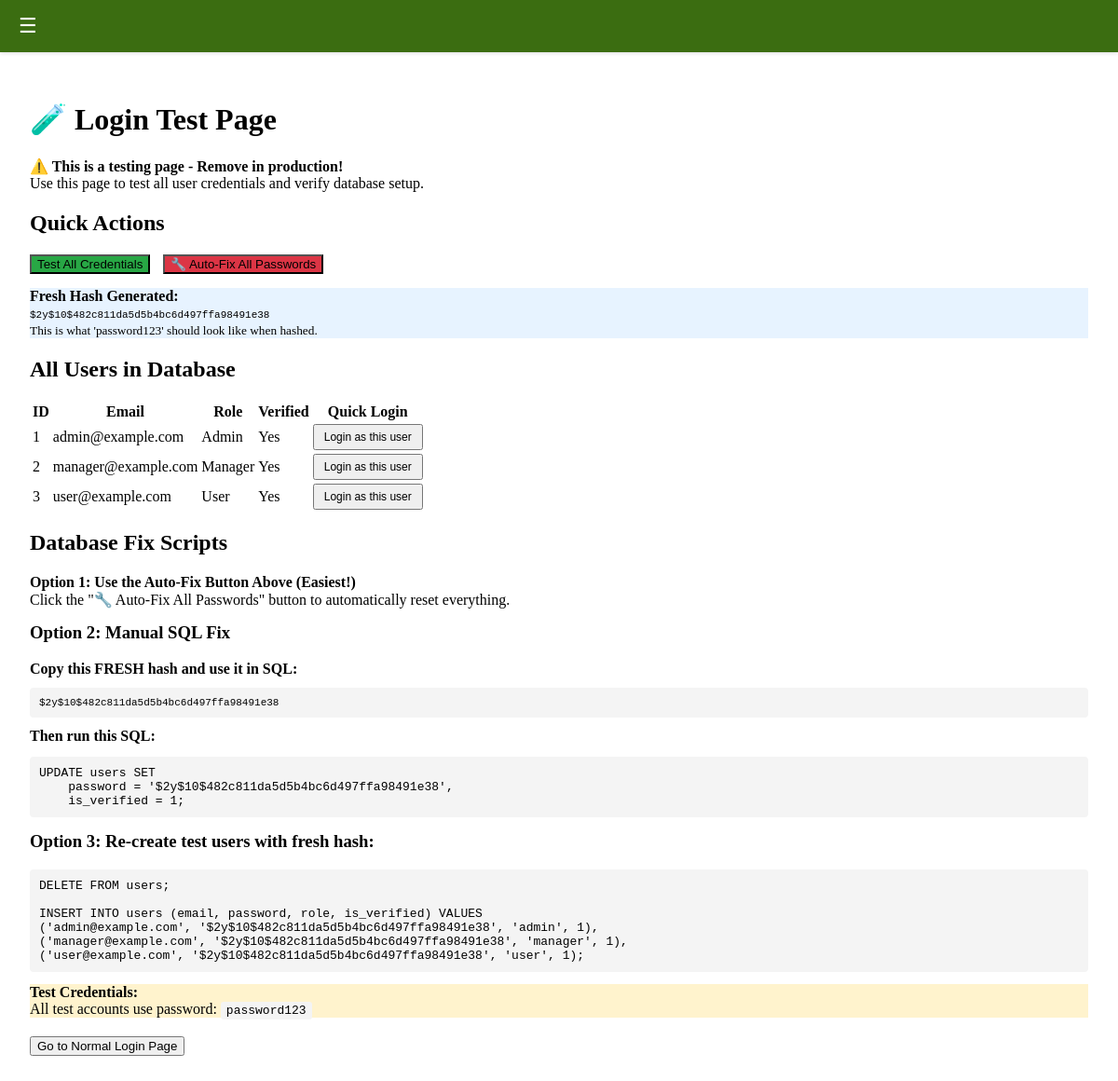
The page /tests/test-login.php (signed in) on the database its author committed.
### tables this page shows
CREATE TABLE users (
    id INT AUTO_INCREMENT PRIMARY KEY,
    member_id INT NULL UNIQUE,
    email VARCHAR(255) UNIQUE NOT NULL,
    password VARCHAR(255) NOT NULL,
    role ENUM('admin', 'manager', 'user') DEFAULT 'user',
    account_status ENUM('Active', 'Inactive') DEFAULT 'Active',

     
    is_verified TINYINT(1) DEFAULT 0,
    verification_token VARCHAR(64),
    email_verification_expires DATETIME NULL,

    created_at TIMESTAMP DEFAULT CURRENT_TIMESTAMP,
    updated_at TIMESTAMP DEFAULT CURRENT_TIMESTAMP ON UPDATE CURRENT_TIMESTAMP,

    FOREIGN KEY (member_id) REFERENCES members(id) ON DELETE SET NULL
);

### tests/test-login.php (the view, shortened to what this page needs)
<?php
require_once '../config/config.php';
require_once '../config/functions.php';
$freshHash = password_hash('password123', PASSWORD_DEFAULT);
$stmt = $pdo->prepare("SELECT id, email, role, is_verified, password FROM users ORDER BY role, email");
$stmt->execute();
$users = $stmt->fetchAll(PDO::FETCH_ASSOC);
?>
<h1>🧪 Login Test Page</h1>
<div class="info-box">
    <strong>⚠️ This is a testing page - Remove in production!</strong><br>
    Use this page to test all user credentials and verify database setup.
</div>
<h2>Quick Actions</h2>
<form method="POST" style="display: inline-block; margin-right: 10px;">
    <button type="submit" name="test_all" style="background: #28a745;">Test All Credentials</button>
</form>
<form method="POST" style="display: inline-block;">
    <button type="submit" name="fix_passwords" style="background: #dc3545;"
            onclick="return confirm('This will reset ALL user passwords to \'password123\' and verify all accounts. Continue?')">
        🔧 Auto-Fix All Passwords
    </button>
</form>
<div class="info-box" style="background: #e7f3ff; margin-top: 15px;">
    <strong>Fresh Hash Generated:</strong><br>
    <code style="font-size: 11px; word-break: break-all;"><?php echo $freshHash; ?></code><br>
    <small>This is what 'password123' should look like when hashed.</small>
</div>
<h2>All Users in Database</h2>
<?php if (empty($users)): ?>
    <div class="error">
        <strong>⚠️ No users found in database!</strong><br>
        Please run the database setup SQL to create test users.
    </div>
<?php else: ?>
    <table>
        <thead>
            <tr>
                <th>ID</th>
                <th>Email</th>
                <th>Role</th>
                <th>Verified</th>
                <th>Quick Login</th>
            </tr>
        </thead>
        <tbody>
            <?php foreach ($users as $user): ?>
            <tr>
                <td><?php echo $user['id']; ?></td>
                <td><?php echo htmlspecialchars($user['email']); ?></td>
                <td><span class="badge badge-<?php echo $user['role']; ?>"><?php echo ucfirst($user['role']); ?></span></td>
                <td>
                    <span class="badge badge-<?php echo $user['is_verified'] ? 'verified' : 'unverified'; ?>">
                        <?php echo $user['is_verified'] ? 'Yes' : 'No'; ?>
                    </span>
                </td>
                <td>
                    <form method="POST" style="display: inline;">
                        <button type="submit" name="quick_login" style="padding: 5px 10px; font-size: 12px;">
                            Login as this user
                        </button>
                    </form>
                </td>
            </tr>
            <?php endforeach; ?>
        </tbody>
    </table>
<?php endif; ?>
<h2>Database Fix Scripts</h2>
<div class="info-box">
    <strong>Option 1: Use the Auto-Fix Button Above (Easiest!)</strong><br>
    Click the "🔧 Auto-Fix All Passwords" button to automatically reset everything.
    <h3 style="margin-top: 15px;">Option 2: Manual SQL Fix</h3>
    <strong>Copy this FRESH hash and use it in SQL:</strong>
    <pre style="background: #f4f4f4; padding: 10px; border-radius: 4px; overflow-x: auto; font-size: 11px;"><?php echo $freshHash; ?></pre>
    <strong>Then run this SQL:</strong>
    <pre style="background: #f4f4f4; padding: 10px; border-radius: 4px; overflow-x: auto;">UPDATE users SET
    password = '<?php echo $freshHash; ?>',
    is_verified = 1;</pre>
    <h3 style="margin-top: 15px;">Option 3: Re-create test users with fresh hash:</h3>
    <pre style="background: #f4f4f4; padding: 10px; border-radius: 4px; overflow-x: auto;">DELETE FROM users;
INSERT INTO users (email, password, role, is_verified) VALUES
('admin@example.com', '<?php echo $freshHash; ?>', 'admin', 1),
('manager@example.com', '<?php echo $freshHash; ?>', 'manager', 1),
('user@example.com', '<?php echo $freshHash; ?>', 'user', 1);</pre>
</div>
<div class="info-box" style="background: #fff3cd; border-left-color: #ffc107;">
    <strong>Test Credentials:</strong><br>
    All test accounts use password: <code style="background: #f4f4f4; padding: 2px 6px; border-radius: 3px;">password123</code>
</div>
<p style="margin-top: 20px;">
    <a href="<?php echo BASE_URL; ?>/index.php">
        <button>Go to Normal Login Page</button>
    </a>
</p>

### rows shown on the page
users: id "1", email "admin@example.com", role "Admin", is_verified "Yes"
users: id "2", email "manager@example.com", role "Manager", is_verified "Yes"
users: id "3", email "user@example.com", role "User", is_verified "Yes"

### other values the page prints
$freshHash "$2y$10$482c811da5d5b4bc6d497ffa98491e38"
